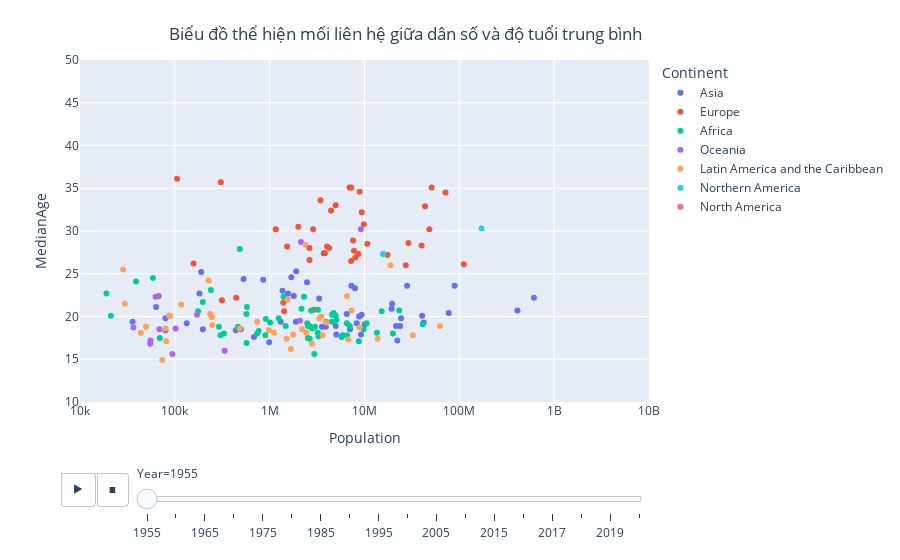

The cell this chart's notebook holds for it:
### Code cell
fig=px.scatter(df, x="Population", y="MedianAge", animation_frame="Year", animation_group="Country",
        color="Continent", hover_name="Country",
           log_x=True, range_x=[10000,10000000000], range_y=[10,50])
fig.update_layout(
    title={
        'text': "Biểu đồ thể hiện mối liên hệ giữa dân số và độ tuổi trung bình",
        'y':0.95,
        'x':0.45,
        'xanchor': 'center',
        'yanchor': 'top'})

fig.show()

### Figure 1 — Plotly figure (JSON) as saved in the notebook; plotly's stock layout.template omitted (floating-point values rounded to 4 significant figures)
{"data": [{"hovertemplate": "<b>%{hovertext}</b><br><br>Continent=Asia<br>Year=1955<br>Population=%{x}<br>MedianAge=%{y}<extra></extra>", "hovertext": ["Afghanistan", "Armenia", "Azerbaijan", "Bahrain", "Bangladesh", "Bhutan", "Brunei ", "Cambodia", "China", "Cyprus", "Georgia", "Hong Kong", "India", "Indonesia", "Iran", "Iraq", "Israel", "Japan", "Jordan", "Kazakhstan", "Kuwait", "Kyrgyzstan", "Laos", "Lebanon", "Macao", "Malaysia", "Maldives", "Mongolia", "Myanmar", "Nepal", "North Korea", "Oman", "Pakistan", "Philippines", "Qatar", "Saudi Arabia", "Singapore", "South Korea", "Sri Lanka", "State of Palestine", "Syria", "Taiwan", "Tajikistan", "Thailand", "Timor-Leste", "Turkey", "Turkmenistan", "United Arab Emirates", "Uzbekistan", "Vietnam", "Yemen"], "ids": ["Afghanistan", "Armenia", "Azerbaijan", "Bahrain", "Bangladesh", "Bhutan", "Brunei ", "Cambodia", "China", "Cyprus", "Georgia", "Hong Kong", "India", "Indonesia", "Iran", "Iraq", "Israel", "Japan", "Jordan", "Kazakhstan", "Kuwait", "Kyrgyzstan", "Laos", "Lebanon", "Macao", "Malaysia", "Maldives", "Mongolia", "Myanmar", "Nepal", "North Korea", "Oman", "Pakistan", "Philippines", "Qatar", "Saudi Arabia", "Singapore", "South Korea", "Sri Lanka", "State of Palestine", "Syria", "Taiwan", "Tajikistan", "Thailand", "Timor-Leste", "Turkey", "Turkmenistan", "United Arab Emirates", "Uzbekistan", "Vietnam", "Yemen"], "legendgroup": "Asia", "marker": {"color": "#636efa", "symbol": "circle"}, "mode": "markers", "name": "Asia", "orientation": "v", "showlegend": true, "type": "scatter", "x": [8270991, 1563507, 3329387, 133585, 42086301, 197457, 63356, 5045288, 612241554, 529972, 3713133, 2472658, 409880595, 77273425, 19294127, 6502657, 1691878, 89018257, 682968, 7932521, 181888, 1904062, 1890854, 1532115, 189460, 7038913, 79703, 855103, 19550071, 9316916, 10086991, 495818, 40488030, 22177058, 35866, 3558155, 1305105, 21514570, 8778438, 987755, 3911501, 9189972, 1794416, 23711132, 439223, 24270600, 1364635, 79578, 7277333, 28147443, 4965574], "xaxis": "x", "y": [19.2, 22.7, 22.1, 19.2, 19.3, 18.5, 21.1, 17.9, 22.2, 24.4, 27.4, 24, 20.7, 20.4, 20.9, 20.3, 24.6, 23.6, 17.6, 23.3, 22.7, 25.3, 19.4, 22, 25.2, 18.5, 19.8, 24.3, 21.5, 20.2, 19.1, 18.5, 20.1, 17.2, 19.4, 18.8, 19.4, 18.9, 20, 17, 18.8, 17.9, 22.4, 18.9, 18.4, 19.8, 23, 18.4, 23.6, 23.6, 18.9], "yaxis": "y"}, {"hovertemplate": "<b>%{hovertext}</b><br><br>Continent=Europe<br>Year=1955<br>Population=%{x}<br>MedianAge=%{y}<extra></extra>", "hovertext": ["Albania", "Andorra", "Austria", "Belarus", "Belgium", "Bosnia and Herzegovina", "Bulgaria", "Channel Islands", "Croatia", "Czech Republic (Czechia)", "Denmark", "Estonia", "Faeroe Islands", "Finland", "France", "Germany", "Gibraltar", "Greece", "Holy See", "Hungary", "Iceland", "Ireland", "Isle of Man", "Italy", "Latvia", "Liechtenstein", "Lithuania", "Luxembourg", "Malta", "Moldova", "Monaco", "Montenegro", "Netherlands", "North Macedonia", "Norway", "Poland", "Portugal", "Romania", "Russia", "San Marino", "Serbia", "Slovakia", "Slovenia", "Spain", "Sweden", "Switzerland", "Ukraine", "United Kingdom"], "ids": ["Albania", "Andorra", "Austria", "Belarus", "Belgium", "Bosnia and Herzegovina", "Bulgaria", "Channel Islands", "Croatia", "Czech Republic (Czechia)", "Denmark", "Estonia", "Faeroe Islands", "Finland", "France", "Germany", "Gibraltar", "Greece", "Holy See", "Hungary", "Iceland", "Ireland", "Isle of Man", "Italy", "Latvia", "Liechtenstein", "Lithuania", "Luxembourg", "Malta", "Moldova", "Monaco", "Montenegro", "Netherlands", "North Macedonia", "Norway", "Poland", "Portugal", "Romania", "Russia", "San Marino", "Serbia", "Slovakia", "Slovenia", "Spain", "Sweden", "Switzerland", "Ukraine", "United Kingdom"], "legendgroup": "Europe", "marker": {"color": "#EF553B", "symbol": "circle"}, "mode": "markers", "name": "Europe", "orientation": "v", "showlegend": true, "type": "scatter", "x": [1419994, 9232, 6953406, 7747210, 8887274, 2936309, 7561493, 105609, 4030415, 9361772, 4440778, 1159231, 32481, 4238275, 43411367, 71537459, 22788, 8011124, 908, 9828494, 157642, 2873415, 52408, 48335578, 2001574, 14830, 2628751, 305261, 313526, 2627012, 19655, 443795, 10709630, 1392449, 3430340, 27269749, 8625532, 17483935, 111355300, 13789, 7234922, 3815402, 1527205, 29048395, 7262623, 4957066, 40019491, 51063902], "xaxis": "x", "y": [20.6, 0, 35.1, 27.7, 34.6, 20.8, 28.9, 36.1, 28.2, 32.2, 32.4, 30.2, 0, 28, 32.9, 34.5, 0, 26.9, 0, 30.8, 26.2, 30.2, 0, 30.2, 30.5, 0, 28, 35.7, 21.9, 26.6, 0, 22.2, 28.5, 21.6, 33.6, 26, 27.3, 27.2, 26.1, 0, 26.5, 27.4, 28.2, 28.6, 35.1, 33, 28.3, 35.1], "yaxis": "y"}, {"hovertemplate": "<b>%{hovertext}</b><br><br>Continent=Africa<br>Year=1955<br>Population=%{x}<br>MedianAge=%{y}<extra></extra>", "hovertext": ["Algeria", "Angola", "Benin", "Botswana", "Burkina Faso", "Burundi", "Cabo Verde", "Cameroon", "Central African Republic", "Chad", "Comoros", "Congo", "Côte d'Ivoire", "DR Congo", "Djibouti", "Egypt", "Equatorial Guinea", "Eritrea", "Eswatini", "Ethiopia", "Gabon", "Gambia", "Ghana", "Guinea", "Guinea-Bissau", "Kenya", "Lesotho", "Liberia", "Libya", "Madagascar", "Malawi", "Mali", "Mauritania", "Mauritius", "Mayotte", "Morocco", "Mozambique", "Namibia", "Niger", "Nigeria", "Rwanda", "Réunion", "Saint Helena", "Sao Tome & Principe", "Senegal", "Seychelles", "Sierra Leone", "Somalia", "South Africa", "South Sudan", "Sudan", "Tanzania", "Togo", "Tunisia", "Uganda", "Western Sahara", "Zambia", "Zimbabwe"], "ids": ["Algeria", "Angola", "Benin", "Botswana", "Burkina Faso", "Burundi", "Cabo Verde", "Cameroon", "Central African Republic", "Chad", "Comoros", "Congo", "Côte d'Ivoire", "DR Congo", "Djibouti", "Egypt", "Equatorial Guinea", "Eritrea", "Eswatini", "Ethiopia", "Gabon", "Gambia", "Ghana", "Guinea", "Guinea-Bissau", "Kenya", "Lesotho", "Liberia", "Libya", "Madagascar", "Malawi", "Mali", "Mauritania", "Mauritius", "Mayotte", "Morocco", "Mozambique", "Namibia", "Niger", "Nigeria", "Rwanda", "Réunion", "Saint Helena", "Sao Tome & Principe", "Senegal", "Seychelles", "Sierra Leone", "Somalia", "South Africa", "South Sudan", "Sudan", "Tanzania", "Togo", "Tunisia", "Uganda", "Western Sahara", "Zambia", "Zimbabwe"], "legendgroup": "Africa", "marker": {"color": "#00cc96", "symbol": "circle"}, "mode": "markers", "name": "Africa", "orientation": "v", "showlegend": true, "type": "scatter", "x": [9774283, 5043247, 2303587, 463359, 4517155, 2537157, 197195, 4706995, 1401341, 2735198, 175903, 911029, 3004421, 13517513, 69589, 23223124, 239873, 899752, 303028, 19947292, 484313, 329661, 5730594, 3229649, 576136, 6987658, 766763, 1011363, 1245358, 4543542, 3270548, 4975398, 738299, 570648, 18985, 10502666, 6508398, 567847, 2955541, 41086100, 2527294, 291658, 5345, 58806, 2808225, 38955, 2165815, 2491542, 15206502, 2619712, 6549298, 8729662, 1473839, 3943540, 5888793, 21147, 2644976, 3213286], "xaxis": "x", "y": [18.5, 19.6, 22.3, 18.8, 19.4, 18.9, 21.7, 20.4, 22.3, 20.7, 20.6, 19.7, 18.8, 18.1, 17.5, 20.7, 23.1, 17.8, 17.8, 18, 27.9, 18, 17.6, 20.8, 21.1, 18.9, 18.3, 19.3, 19.8, 20.2, 17.7, 20.1, 18, 16.9, 22.7, 19.2, 19.2, 20.3, 15.6, 19.1, 17.5, 18.8, 0, 24.5, 18.6, 24.1, 20.9, 19.2, 20.6, 18.9, 17.8, 17.1, 18.9, 19.4, 17.8, 20.1, 17.4, 18.1], "yaxis": "y"}, {"hovertemplate": "<b>%{hovertext}</b><br><br>Continent=Oceania<br>Year=1955<br>Population=%{x}<br>MedianAge=%{y}<extra></extra>", "hovertext": ["American Samoa", "Australia", "Cook Islands", "Fiji", "French Polynesia", "Guam", "Kiribati", "Marshall Islands", "Micronesia", "Nauru", "New Caledonia", "New Zealand", "Niue", "Northern Mariana Islands", "Palau", "Papua New Guinea", "Samoa", "Solomon Islands", "Tokelau", "Tonga", "Tuvalu", "Vanuatu", "Wallis & Futuna"], "ids": ["American Samoa", "Australia", "Cook Islands", "Fiji", "French Polynesia", "Guam", "Kiribati", "Marshall Islands", "Micronesia", "Nauru", "New Caledonia", "New Zealand", "Niue", "Northern Mariana Islands", "Palau", "Papua New Guinea", "Samoa", "Solomon Islands", "Tokelau", "Tonga", "Tuvalu", "Vanuatu", "Wallis & Futuna"], "legendgroup": "Oceania", "marker": {"color": "#ab63fa", "symbol": "circle"}, "mode": "markers", "name": "Oceania", "orientation": "v", "showlegend": true, "type": "scatter", "x": [19754, 9165707, 16347, 335098, 68854, 62641, 36573, 13894, 171107, 3819, 67748, 2136391, 4694, 7985, 8322, 2086247, 94178, 102002, 1607, 55322, 5069, 54921, 7669], "xaxis": "x", "y": [0, 30.2, 0, 16, 18.5, 22.3, 18.7, 0, 20.2, 0, 22.4, 28.7, 0, 0, 0, 19.5, 15.6, 18.6, 0, 17.2, 0, 16.8, 0], "yaxis": "y"}, {"hovertemplate": "<b>%{hovertext}</b><br><br>Continent=Latin America and the Caribbean<br>Year=1955<br>Population=%{x}<br>MedianAge=%{y}<extra></extra>", "hovertext": ["Anguilla", "Antigua and Barbuda", "Argentina", "Aruba", "Bahamas", "Barbados", "Belize", "Bolivia", "Brazil", "British Virgin Islands", "Caribbean Netherlands", "Cayman Islands", "Chile", "Colombia", "Costa Rica", "Cuba", "Curaçao", "Dominica", "Dominican Republic", "Ecuador", "El Salvador", "Falkland Islands", "French Guiana", "Grenada", "Guadeloupe", "Guatemala", "Guyana", "Haiti", "Honduras", "Jamaica", "Martinique", "Mexico", "Montserrat", "Nicaragua", "Panama", "Paraguay", "Peru", "Puerto Rico", "Saint Kitts & Nevis", "Saint Lucia", "Saint Martin", "Sint Maarten", "St. Vincent & Grenadines", "Suriname", "Trinidad and Tobago", "Turks and Caicos", "U.S. Virgin Islands", "Uruguay", "Venezuela"], "ids": ["Anguilla", "Antigua and Barbuda", "Argentina", "Aruba", "Bahamas", "Barbados", "Belize", "Bolivia", "Brazil", "British Virgin Islands", "Caribbean Netherlands", "Cayman Islands", "Chile", "Colombia", "Costa Rica", "Cuba", "Curaçao", "Dominica", "Dominican Republic", "Ecuador", "El Salvador", "Falkland Islands", "French Guiana", "Grenada", "Guadeloupe", "Guatemala", "Guyana", "Haiti", "Honduras", "Jamaica", "Martinique", "Mexico", "Montserrat", "Nicaragua", "Panama", "Paraguay", "Peru", "Puerto Rico", "Saint Kitts & Nevis", "Saint Lucia", "Saint Martin", "Sint Maarten", "St. Vincent & Grenadines", "Suriname", "Trinidad and Tobago", "Turks and Caicos", "U.S. Virgin Islands", "Uruguay", "Venezuela"], "legendgroup": "Latin America and the Caribbean", "marker": {"color": "#FFA15A", "symbol": "circle"}, "mode": "markers", "name": "Latin America and the Caribbean", "orientation": "v", "showlegend": true, "type": "scatter", "x": [5783, 49648, 18789418, 43724, 88631, 227138, 79870, 3331036, 62533919, 7679, 7670, 6677, 7322652, 13775000, 1110087, 6539454, 116916, 54560, 2781336, 3956620, 2432880, 2204, 28490, 81103, 236064, 3625300, 482555, 3514074, 1771352, 1540956, 245675, 32350596, 14233, 1508102, 981080, 1673665, 8858389, 2195516, 48492, 86477, 3408, 2108, 73554, 249000, 739709, 5238, 29682, 2372559, 6744695], "xaxis": "x", "y": [0, 18.8, 26, 18.1, 20.1, 24.2, 18.6, 19.8, 18.9, 0, 0, 0, 20.7, 17.4, 18.1, 22.4, 21.4, 0, 16.8, 19.3, 18.1, 0, 25.5, 17.1, 20.3, 17.8, 18.6, 20, 17.9, 22, 19.9, 17.8, 0, 17.4, 18.4, 16.2, 18.7, 18.5, 0, 20.1, 0, 0, 14.9, 19, 19.4, 0, 21.5, 28.4, 17.3], "yaxis": "y"}, {"hovertemplate": "<b>%{hovertext}</b><br><br>Continent=Northern America<br>Year=1955<br>Population=%{x}<br>MedianAge=%{y}<extra></extra>", "hovertext": ["Bermuda", "Canada", "Greenland", "Saint Pierre & Miquelon", "United States"], "ids": ["Bermuda", "Canada", "Greenland", "Saint Pierre & Miquelon", "United States"], "legendgroup": "Northern America", "marker": {"color": "#19d3f3", "symbol": "circle"}, "mode": "markers", "name": "Northern America", "orientation": "v", "showlegend": true, "type": "scatter", "x": [40708, 15673763, 25846, 4755, 171685336], "xaxis": "x", "y": [0, 27.3, 0, 0, 30.3], "yaxis": "y"}, {"hovertemplate": "<b>%{hovertext}</b><br><br>Continent=North America<br>Year=1955<br>Population=%{x}<br>MedianAge=%{y}<extra></extra>", "hovertext": ["Saint Barthelemy"], "ids": ["Saint Barthelemy"], "legendgroup": "North America", "marker": {"color": "#FF6692", "symbol": "circle"}, "mode": "markers", "name": "North America", "orientation": "v", "showlegend": true, "type": "scatter", "x": [2245], "xaxis": "x", "y": [0], "yaxis": "y"}], "layout": {"legend": {"title": {"text": "Continent"}, "tracegroupgap": 0}, "margin": {"t": 60}, "sliders": [{"active": 0, "currentvalue": {"prefix": "Year="}, "len": 0.9, "pad": {"b": 10, "t": 60}, "steps": [{"args": [["1955"], {"frame": {"duration": 0, "redraw": false}, "fromcurrent": true, "mode": "immediate", "transition": {"duration": 0, "easing": "linear"}}], "label": "1955", "method": "animate"}, {"args": [["1960"], {"frame": {"duration": 0, "redraw": false}, "fromcurrent": true, "mode": "immediate", "transition": {"duration": 0, "easing": "linear"}}], "label": "1960", "method": "animate"}, {"args": [["1965"], {"frame": {"duration": 0, "redraw": false}, "fromcurrent": true, "mode": "immediate", "transition": {"duration": 0, "easing": "linear"}}], "label": "1965", "method": "animate"}, {"args": [["1970"], {"frame": {"duration": 0, "redraw": false}, "fromcurrent": true, "mode": "immediate", "transition": {"duration": 0, "easing": "linear"}}], "label": "1970", "method": "animate"}, {"args": [["1975"], {"frame": {"duration": 0, "redraw": false}, "fromcurrent": true, "mode": "immediate", "transition": {"duration": 0, "easing": "linear"}}], "label": "1975", "method": "animate"}, {"args": [["1980"], {"frame": {"duration": 0, "redraw": false}, "fromcurrent": true, "mode": "immediate", "transition": {"duration": 0, "easing": "linear"}}], "label": "1980", "method": "animate"}, {"args": [["1985"], {"frame": {"duration": 0, "redraw": false}, "fromcurrent": true, "mode": "immediate", "transition": {"duration": 0, "easing": "linear"}}], "label": "1985", "method": "animate"}, {"args": [["1990"], {"frame": {"duration": 0, "redraw": false}, "fromcurrent": true, "mode": "immediate", "transition": {"duration": 0, "easing": "linear"}}], "label": "1990", "method": "animate"}, {"args": [["1995"], {"frame": {"duration": 0, "redraw": false}, "fromcurrent": true, "mode": "immediate", "transition": {"duration": 0, "easing": "linear"}}], "label": "1995", "method": "animate"}, {"args": [["2000"], {"frame": {"duration": 0, "redraw": false}, "fromcurrent": true, "mode": "immediate", "transition": {"duration": 0, "easing": "linear"}}], "label": "2000", "method": "animate"}, {"args": [["2005"], {"frame": {"duration": 0, "redraw": false}, "fromcurrent": true, "mode": "immediate", "transition": {"duration": 0, "easing": "linear"}}], "label": "2005", "method": "animate"}, {"args": [["2010"], {"frame": {"duration": 0, "redraw": false}, "fromcurrent": true, "mode": "immediate", "transition": {"duration": 0, "easing": "linear"}}], "label": "2010", "method": "animate"}, {"args": [["2015"], {"frame": {"duration": 0, "redraw": false}, "fromcurrent": true, "mode": "immediate", "transition": {"duration": 0, "easing": "linear"}}], "label": "2015", "method": "animate"}, {"args": [["2016"], {"frame": {"duration": 0, "redraw": false}, "fromcurrent": true, "mode": "immediate", "transition": {"duration": 0, "easing": "linear"}}], "label": "2016", "method": "animate"}, {"args": [["2017"], {"frame": {"duration": 0, "redraw": false}, "fromcurrent": true, "mode": "immediate", "transition": {"duration": 0, "easing": "linear"}}], "label": "2017", "method": "animate"}, {"args": [["2018"], {"frame": {"duration": 0, "redraw": false}, "fromcurrent": true, "mode": "immediate", "transition": {"duration": 0, "easing": "linear"}}], "label": "2018", "method": "animate"}, {"args": [["2019"], {"frame": {"duration": 0, "redraw": false}, "fromcurrent": true, "mode": "immediate", "transition": {"duration": 0, "easing": "linear"}}], "label": "2019", "method": "animate"}, {"args": [["2020"], {"frame": {"duration": 0, "redraw": false}, "fromcurrent": true, "mode": "immediate", "transition": {"duration": 0, "easing": "linear"}}], "label": "2020", "method": "animate"}], "x": 0.1, "xanchor": "left", "y": 0, "yanchor": "top"}], "title": {"text": "Biểu đồ thể hiện mối liên hệ giữa dân số và độ tuổi trung bình", "x": 0.45, "xanchor": "center", "y": 0.95, "yanchor": "top"}, "updatemenus": [{"buttons": [{"args": [null, {"frame": {"duration": 500, "redraw": false}, "fromcurrent": true, "mode": "immediate", "transition": {"duration": 500, "easing": "linear"}}], "label": "&#9654;", "method": "animate"}, {"args": [[null], {"frame": {"duration": 0, "redraw": false}, "fromcurrent": true, "mode": "immediate", "transition": {"duration": 0, "easing": "linear"}}], "label": "&#9724;", "method": "animate"}], "direction": "left", "pad": {"r": 10, "t": 70}, "showactive": false, "type": "buttons", "x": 0.1, "xanchor": "right", "y": 0, "yanchor": "top"}], "xaxis": {"anchor": "y", "domain": [0, 1], "range": [4, 10], "title": {"text": "Population"}, "type": "log"}, "yaxis": {"anchor": "x", "domain": [0, 1], "range": [10, 50], "title": {"text": "MedianAge"}}}}
